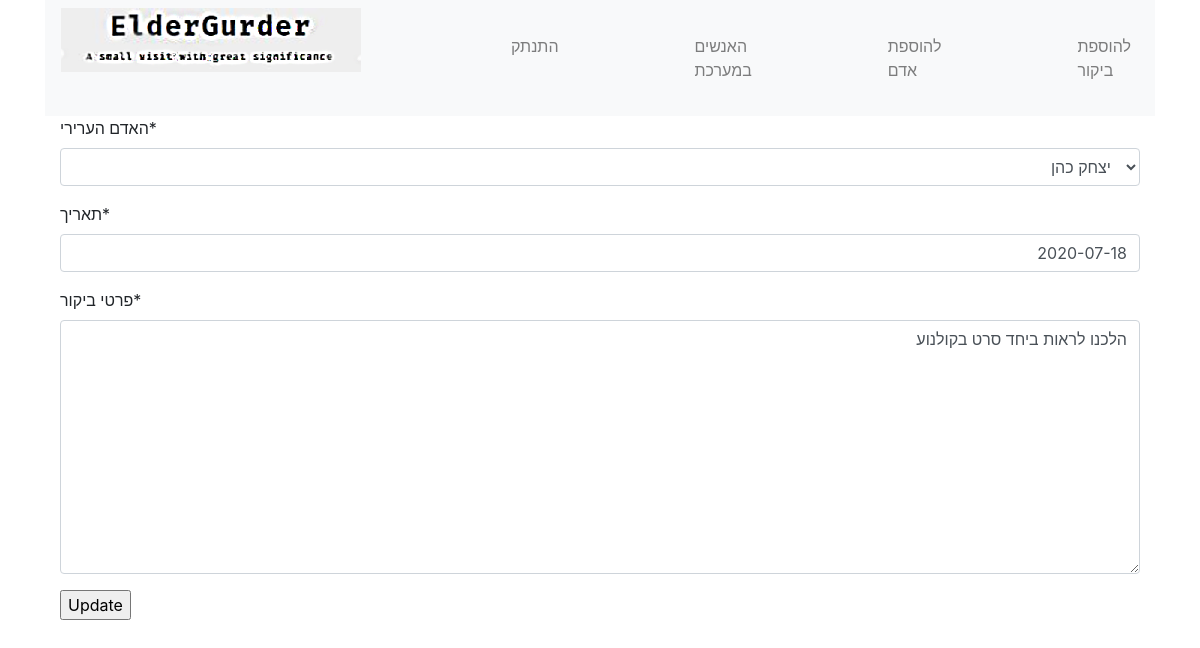
Page /update_view_visit/4 (signed in) on the committed database.
### elder_gurder_service/models.py (models this page shows, shortened)
class Visitis(models.Model):
    user = models.ForeignKey(
        get_user_model(),
        verbose_name='user',
        related_name="visitor",
        on_delete=models.CASCADE)
    loneny = models.ForeignKey(
        LonelyPeople(),
        verbose_name='האדם הערירי',
        related_name="visited",
        on_delete=models.CASCADE)
    date = models.DateField(verbose_name='תאריך')
    visit_details = models.TextField(verbose_name='פרטי ביקור')

### elder_gurder_service/views.py (the view)
# urls.py: path('update_view_visit/<int:pk>', views.UpdateViewVisit.as_view(), name='update_view_visit'),
class UpdateViewVisit(UpdateView):
    model = models.Visitis
    fields = ["loneny", 'date', 'visit_details']
    template_name = 'visit_update.html'
    @method_decorator(login_required)
    def dispatch(self, *args, **kwargs):
        return super(UpdateViewVisit, self).dispatch(*args, **kwargs)

### elder_gurder_service/auth.py (called while the page is built)
    def get_user(self, user_id):
        try:
            user = get_user_model().objects.get(pk=user_id)
        except get_user_model().DoesNotExist:
            return None
        return user if self.user_can_authenticate(user) else None

### elder_gurder_service/models.py (called while the page is built)
    def __str__(self):
        return f'{self.name}'

### elder_gurder_service/templates/visit_update.html (shortened to what this page needs)
{% extends 'base.html' %}
{% block body_block %}
    {% load crispy_forms_tags %}
    <form method="post">
        {{ form|crispy }}
        <input type="submit" value="Update">
    </form>
{% endblock %}

### elder_gurder_service/static/CSS/Style.css (style rules this page uses)
html, header, aside, article, section, footer, main { display: block; }
html, body { font-family: 'Numans', sans-serif; }
.container { height: 100%; align-content: center; }
.form-control { text-align: right; }

### rows in the picture
Visitis: loneny "יצחק כהן", date "2020-07-18", visit_details "הלכנו לראות ביחד סרט בקולנוע"
